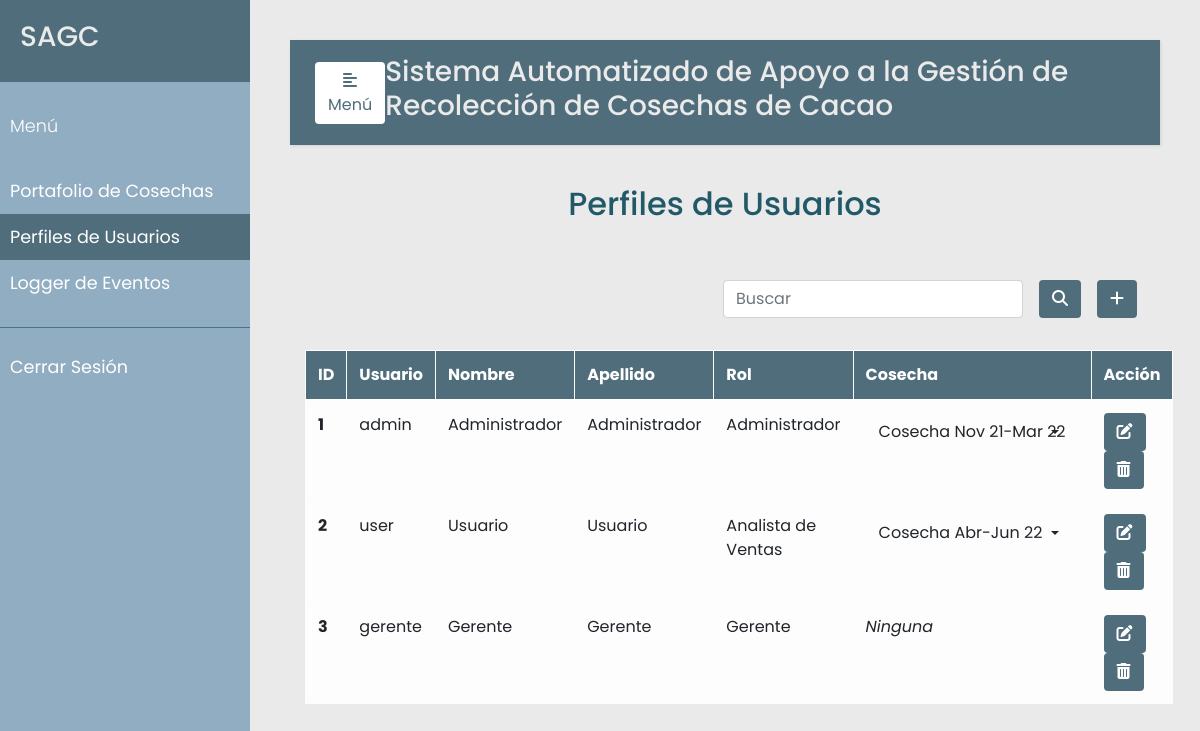
Screenshot of /perfiles (signed in) with the database file from the repository.
### src/models.py (models this page shows, shortened)
class Usuario(db.Model):
    __tablename__ = 'usuarios'
    id = db.Column(db.Integer, primary_key=True)
    nombre_usuario = db.Column(db.String(20), nullable=False, unique=True)
    nombre = db.Column(db.String(30), nullable=False)
    apellido = db.Column(db.String(30), nullable=False)
    password = db.Column(db.String(80), nullable=False)
    rol = db.Column(db.Integer, db.ForeignKey('rols.id'), nullable=False)
    cosechas = db.relationship('Cosecha', secondary=user_cosecha, backref='usuarios', lazy=True)

class Rol(db.Model):
    __tablename__ = 'rols'
    id = db.Column(db.Integer, primary_key=True)
    nombre = db.Column(db.String(120), nullable=False, unique=True)
    user = db.relationship('Usuario', backref='rols', lazy=True)

class Cosecha(db.Model):
    __tablename__ = 'cosechas'
    id = db.Column(db.Integer, primary_key=True)
    descripcion = db.Column(db.String(120), unique=True)
    inicio = db.Column(db.DateTime, nullable=False)
    cierre = db.Column(db.DateTime, nullable=False)
    estado = db.Column(db.Boolean, default=True)
    compras = db.relationship('Compra', backref='cosechas')
    financias = db.relationship('Financia', backref='cosechas')

### src/perfiles.py (the view, shortened to what this page needs)
@app.route("/perfiles", methods=['GET', 'POST'])
@login_required
@admin_only
def perfiles():
    error=None
    usuarios = Usuario.query.all()
    cosechas = Cosecha.query.all()
    rols = Rol.query.all()
    return render_template("perfiles.html", error=error, usuarios=usuarios, rols=rols, cosechas=cosechas)

### src/decoradores.py (called while the page is built)
def login_required(f):
    @wraps(f)
    def wrap(*args, **kwargs):
        if 'logged_in' in session:
            return f(*args, **kwargs)
        else:
            flash('Necesitas iniciar sesión primero')
            return redirect(url_for('login'))
    return wrap

def admin_only(f):
    @wraps(f)
    def wrap(*args, **kwargs):
        if 'rol_admin' in session and session['rol_admin'] == True:
            return f(*args, **kwargs)
        else:
            flash("Debes ser administrador para ver 'Perfiles de Usuarios'.")
            return redirect(url_for('recolector'))
    return wrap

### templates/perfiles.html (shortened to what this page needs)
{% extends "base.html" %}
{% set active_page = "perfiles" %}
{% block content %}
    <div class="container h-100">
        <p class="text-center h2 fw-bold mb-5 mx-1 mx-md-4 mt-4">Perfiles de Usuarios</p>
        <div class="d-flex flex-row-reverse bd-highlight">
            <div class="p-2 bd-highlight">
              <button type="button" class="btn" style="color:#fff; background-color:#4F6D7A;" data-toggle="modal" data-target="#exampleModalLong">
                <i class="fa-solid fa-plus"></i>
              </button>
            </div>
            <div class="p-2 bd-highlight" style="display:flex; align-content: flex-end;">
              <form action='/perfiles/search' method="post" class="form-inline" style="justify-content: flex-end">
                <input class="form-control mr-3 w-75" type="text" placeholder="Buscar" aria-label="Buscar" name="search_perfil">
                <button type="submit" id="search_perfil" name="action-type" value="search" class="btn" style="color:#fff; background-color:#4F6D7A;">
                  <i class="fas fa-search" aria-hidden="true"></i>
                </button>
              </form>
            </div>
        </div>
        <br/>
        <table class="table table-bordered table-light table-hover">
          <thead>
            <tr>
              <th scope="col">ID</th>
              <th scope="col">Usuario</th>
              <th scope="col">Nombre</th>
              <th scope="col">Apellido</th>
              <th scope="col">Rol</th>
              <th scope="col">Cosecha</th>
              <th scope="col">Acción</th>
            </tr>
          </thead>
          <tbody>
            {% for u in usuarios %}
            <tr>
              <th scope="row">{{u.id}}</th>
              <td>{{u.nombre_usuario}}</td>
              <td>{{u.nombre}}</td>
              <td>{{u.apellido}}</td>
              <td>{{u.rols.nombre}}</td>
              <td>
                {% if u.cosechas|length > 0 %}
                  <div class="dropdown">
                    <button class="btn dropdown-toggle" type="button" id="dropdownMenuButton" data-toggle="dropdown" aria-haspopup="true" aria-expanded="false">
                      {{u.cosechas[0].descripcion}}
                    </button>
                  </div>
                {% else %}
                  <i>Ninguna</i>
                {% endif %}
              </td>
              <td>
                <button type="button" class="btn action" data-toggle="modal" data-target="#edit-modal-{{u.id}}">
                  <i class="fas fa-edit"></i>
                </button>
                <button type="button" class="btn action" data-toggle="modal" data-target="#delete-modal-{{u.id}}">
                  <i class="fas fa-trash-alt"></i>
                </button>
              </td>
            </tr>
            </div>
            {% endfor %}
{% endblock %}

### static/css/styles.css (style rules this page uses)
body { font-family: 'Poppins', sans-serif; background: #EAEAEA; }
p { font-family: 'Poppins', sans-serif; font-size: 1.1em; font-weight: 300; line-height: 1.7em; color: #215968; }
.dropdown-toggle::after { display: block; position: absolute; top: 50%; right: 20px; transform: translateY(-50%); }
.btn.action { color:#fff; background-color:#4F6D7A; }
thead { color:#fff; background-color:#4F6D7A; }

### rows the page displays
Usuario: id "1", nombre_usuario "admin", nombre "Administrador", apellido "Administrador", rols.nombre "Administrador", descripcion "Cosecha Nov 21-Mar 22"
Usuario: id "2", nombre_usuario "user", nombre "Usuario", apellido "Usuario", rols.nombre "Analista de Ventas", descripcion "Cosecha Abr-Jun 22"
Usuario: id "3", nombre_usuario "gerente", nombre "Gerente", apellido "Gerente", rols.nombre "Gerente", shows "Ninguna"
